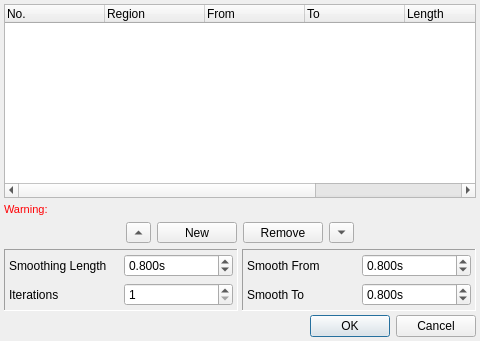
<?xml version="1.0" encoding="UTF-8"?>
<ui version="4.0">
 <class>smoothUi</class>
 <widget class="QDialog" name="smoothUi">
  <property name="geometry">
   <rect>
    <x>0</x>
    <y>0</y>
    <width>480</width>
    <height>341</height>
   </rect>
  </property>
  <property name="minimumSize">
   <size>
    <width>480</width>
    <height>200</height>
   </size>
  </property>
  <property name="maximumSize">
   <size>
    <width>520</width>
    <height>400</height>
   </size>
  </property>
  <property name="windowTitle">
   <string>Smoothing</string>
  </property>
  <property name="windowIcon">
   <iconset>
    <normaloff>../fvd++ logo files/fvd.ico</normaloff>../fvd++ logo files/fvd.ico</iconset>
  </property>
  <layout class="QGridLayout" name="gridLayout_4">
   <property name="margin">
    <number>4</number>
   </property>
   <property name="spacing">
    <number>4</number>
   </property>
   <item row="0" column="0" colspan="2">
    <widget class="QFrame" name="frame_2">
     <property name="frameShape">
      <enum>QFrame::NoFrame</enum>
     </property>
     <property name="frameShadow">
      <enum>QFrame::Plain</enum>
     </property>
     <layout class="QGridLayout" name="gridLayout_2">
      <property name="margin">
       <number>0</number>
      </property>
      <property name="verticalSpacing">
       <number>-1</number>
      </property>
      <item row="0" column="0">
       <widget class="QTreeWidget" name="smoothUnitTree">
        <property name="showDropIndicator" stdset="0">
         <bool>true</bool>
        </property>
        <property name="dragEnabled">
         <bool>false</bool>
        </property>
        <property name="dragDropMode">
         <enum>QAbstractItemView::NoDragDrop</enum>
        </property>
        <property name="defaultDropAction">
         <enum>Qt::IgnoreAction</enum>
        </property>
        <property name="selectionMode">
         <enum>QAbstractItemView::SingleSelection</enum>
        </property>
        <property name="rootIsDecorated">
         <bool>false</bool>
        </property>
        <column>
         <property name="text">
          <string>No.</string>
         </property>
        </column>
        <column>
         <property name="text">
          <string>Region</string>
         </property>
        </column>
        <column>
         <property name="text">
          <string>From</string>
         </property>
        </column>
        <column>
         <property name="text">
          <string>To</string>
         </property>
        </column>
        <column>
         <property name="text">
          <string>Length</string>
         </property>
        </column>
        <column>
         <property name="text">
          <string>Iterations</string>
         </property>
        </column>
        <column>
         <property name="text">
          <string>Enabled</string>
         </property>
        </column>
       </widget>
      </item>
     </layout>
    </widget>
   </item>
   <item row="2" column="0" colspan="2">
    <widget class="QFrame" name="frame_3">
     <property name="frameShape">
      <enum>QFrame::NoFrame</enum>
     </property>
     <property name="frameShadow">
      <enum>QFrame::Plain</enum>
     </property>
     <layout class="QGridLayout" name="gridLayout_3">
      <property name="leftMargin">
       <number>0</number>
      </property>
      <property name="topMargin">
       <number>2</number>
      </property>
      <property name="rightMargin">
       <number>0</number>
      </property>
      <property name="bottomMargin">
       <number>2</number>
      </property>
      <property name="horizontalSpacing">
       <number>-1</number>
      </property>
      <item row="1" column="2">
       <widget class="QPushButton" name="newButton">
        <property name="maximumSize">
         <size>
          <width>80</width>
          <height>21</height>
         </size>
        </property>
        <property name="text">
         <string>New</string>
        </property>
       </widget>
      </item>
      <item row="1" column="3">
       <widget class="QPushButton" name="removeButton">
        <property name="maximumSize">
         <size>
          <width>80</width>
          <height>21</height>
         </size>
        </property>
        <property name="text">
         <string>Remove</string>
        </property>
       </widget>
      </item>
      <item row="1" column="0">
       <spacer name="horizontalSpacer">
        <property name="orientation">
         <enum>Qt::Horizontal</enum>
        </property>
        <property name="sizeHint" stdset="0">
         <size>
          <width>40</width>
          <height>20</height>
         </size>
        </property>
       </spacer>
      </item>
      <item row="1" column="5">
       <spacer name="horizontalSpacer_2">
        <property name="orientation">
         <enum>Qt::Horizontal</enum>
        </property>
        <property name="sizeHint" stdset="0">
         <size>
          <width>40</width>
          <height>20</height>
         </size>
        </property>
       </spacer>
      </item>
      <item row="1" column="4">
       <widget class="QToolButton" name="downButton">
        <property name="minimumSize">
         <size>
          <width>25</width>
          <height>0</height>
         </size>
        </property>
        <property name="maximumSize">
         <size>
          <width>25</width>
          <height>21</height>
         </size>
        </property>
        <property name="text">
         <string/>
        </property>
        <property name="arrowType">
         <enum>Qt::DownArrow</enum>
        </property>
       </widget>
      </item>
      <item row="1" column="1">
       <widget class="QToolButton" name="upButton">
        <property name="minimumSize">
         <size>
          <width>25</width>
          <height>0</height>
         </size>
        </property>
        <property name="maximumSize">
         <size>
          <width>25</width>
          <height>21</height>
         </size>
        </property>
        <property name="sizeIncrement">
         <size>
          <width>0</width>
          <height>0</height>
         </size>
        </property>
        <property name="text">
         <string/>
        </property>
        <property name="popupMode">
         <enum>QToolButton::DelayedPopup</enum>
        </property>
        <property name="arrowType">
         <enum>Qt::UpArrow</enum>
        </property>
       </widget>
      </item>
     </layout>
    </widget>
   </item>
   <item row="6" column="0">
    <widget class="QFrame" name="optsFrame">
     <property name="frameShape">
      <enum>QFrame::Panel</enum>
     </property>
     <property name="frameShadow">
      <enum>QFrame::Sunken</enum>
     </property>
     <layout class="QGridLayout" name="gridLayout">
      <property name="margin">
       <number>4</number>
      </property>
      <item row="0" column="0">
       <widget class="QLabel" name="label_3">
        <property name="text">
         <string>Smoothing Length</string>
        </property>
       </widget>
      </item>
      <item row="1" column="0">
       <widget class="QLabel" name="label_4">
        <property name="text">
         <string>Iterations</string>
        </property>
       </widget>
      </item>
      <item row="1" column="1">
       <widget class="QSpinBox" name="iterBox">
        <property name="minimum">
         <number>1</number>
        </property>
        <property name="maximum">
         <number>16</number>
        </property>
       </widget>
      </item>
      <item row="0" column="1">
       <widget class="myQDoubleSpinBox" name="lengthBox">
        <property name="suffix">
         <string>s</string>
        </property>
        <property name="decimals">
         <number>3</number>
        </property>
        <property name="minimum">
         <double>0.000000000000000</double>
        </property>
        <property name="maximum">
         <double>6.000000000000000</double>
        </property>
        <property name="singleStep">
         <double>0.100000000000000</double>
        </property>
        <property name="value">
         <double>0.800000000000000</double>
        </property>
       </widget>
      </item>
     </layout>
    </widget>
   </item>
   <item row="6" column="1">
    <widget class="QFrame" name="regionFrame">
     <property name="frameShape">
      <enum>QFrame::Panel</enum>
     </property>
     <property name="frameShadow">
      <enum>QFrame::Sunken</enum>
     </property>
     <layout class="QGridLayout" name="gridLayout_5">
      <property name="margin">
       <number>4</number>
      </property>
      <item row="0" column="0">
       <widget class="QLabel" name="label">
        <property name="text">
         <string>Smooth From</string>
        </property>
       </widget>
      </item>
      <item row="0" column="1">
       <widget class="myQDoubleSpinBox" name="fromBox">
        <property name="suffix">
         <string>s</string>
        </property>
        <property name="decimals">
         <number>3</number>
        </property>
        <property name="minimum">
         <double>0.000000000000000</double>
        </property>
        <property name="maximum">
         <double>900000.000000000000000</double>
        </property>
        <property name="singleStep">
         <double>0.100000000000000</double>
        </property>
        <property name="value">
         <double>0.800000000000000</double>
        </property>
       </widget>
      </item>
      <item row="1" column="0">
       <widget class="QLabel" name="label_2">
        <property name="text">
         <string>Smooth To</string>
        </property>
       </widget>
      </item>
      <item row="1" column="1">
       <widget class="myQDoubleSpinBox" name="toBox">
        <property name="suffix">
         <string>s</string>
        </property>
        <property name="decimals">
         <number>3</number>
        </property>
        <property name="minimum">
         <double>0.000000000000000</double>
        </property>
        <property name="maximum">
         <double>900000.000000000000000</double>
        </property>
        <property name="singleStep">
         <double>0.100000000000000</double>
        </property>
        <property name="value">
         <double>0.800000000000000</double>
        </property>
       </widget>
      </item>
     </layout>
    </widget>
   </item>
   <item row="12" column="0" colspan="2">
    <widget class="QDialogButtonBox" name="buttonBox">
     <property name="orientation">
      <enum>Qt::Horizontal</enum>
     </property>
     <property name="standardButtons">
      <set>QDialogButtonBox::Cancel|QDialogButtonBox::Ok</set>
     </property>
    </widget>
   </item>
   <item row="1" column="0" colspan="2">
    <widget class="QLabel" name="warningLabel">
     <property name="minimumSize">
      <size>
       <width>0</width>
       <height>14</height>
      </size>
     </property>
     <property name="palette">
      <palette>
       <active>
        <colorrole role="WindowText">
         <brush brushstyle="SolidPattern">
          <color alpha="255">
           <red>255</red>
           <green>0</green>
           <blue>4</blue>
          </color>
         </brush>
        </colorrole>
       </active>
       <inactive>
        <colorrole role="WindowText">
         <brush brushstyle="SolidPattern">
          <color alpha="255">
           <red>255</red>
           <green>0</green>
           <blue>4</blue>
          </color>
         </brush>
        </colorrole>
       </inactive>
       <disabled>
        <colorrole role="WindowText">
         <brush brushstyle="SolidPattern">
          <color alpha="255">
           <red>128</red>
           <green>125</green>
           <blue>123</blue>
          </color>
         </brush>
        </colorrole>
       </disabled>
      </palette>
     </property>
     <property name="font">
      <font>
       <pointsize>8</pointsize>
      </font>
     </property>
     <property name="text">
      <string>Warning:</string>
     </property>
     <property name="wordWrap">
      <bool>true</bool>
     </property>
    </widget>
   </item>
  </layout>
 </widget>
 <customwidgets>
  <customwidget>
   <class>myQDoubleSpinBox</class>
   <extends>QDoubleSpinBox</extends>
   <header>myqdoublespinbox.h</header>
  </customwidget>
 </customwidgets>
 <resources/>
 <connections>
  <connection>
   <sender>buttonBox</sender>
   <signal>accepted()</signal>
   <receiver>smoothUi</receiver>
   <slot>accept()</slot>
   <hints>
    <hint type="sourcelabel">
     <x>248</x>
     <y>254</y>
    </hint>
    <hint type="destinationlabel">
     <x>157</x>
     <y>274</y>
    </hint>
   </hints>
  </connection>
  <connection>
   <sender>buttonBox</sender>
   <signal>rejected()</signal>
   <receiver>smoothUi</receiver>
   <slot>reject()</slot>
   <hints>
    <hint type="sourcelabel">
     <x>316</x>
     <y>260</y>
    </hint>
    <hint type="destinationlabel">
     <x>286</x>
     <y>274</y>
    </hint>
   </hints>
  </connection>
 </connections>
</ui>
